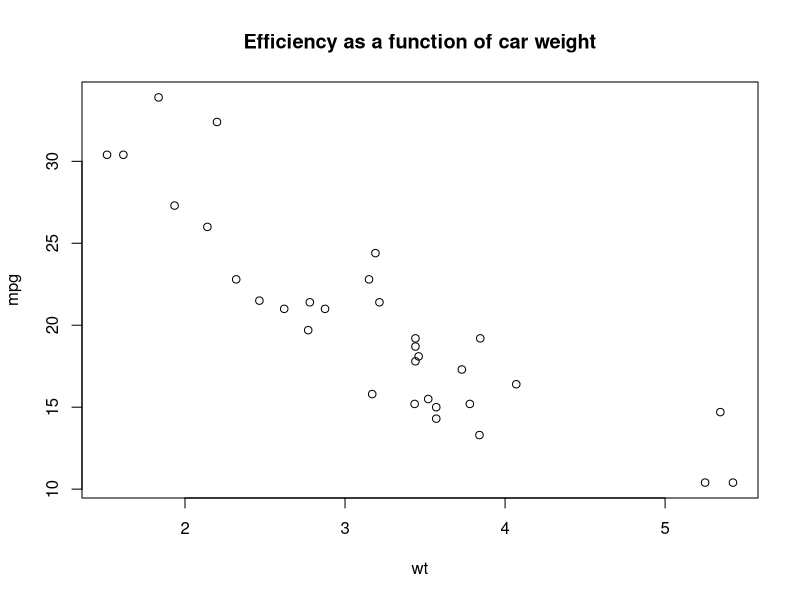
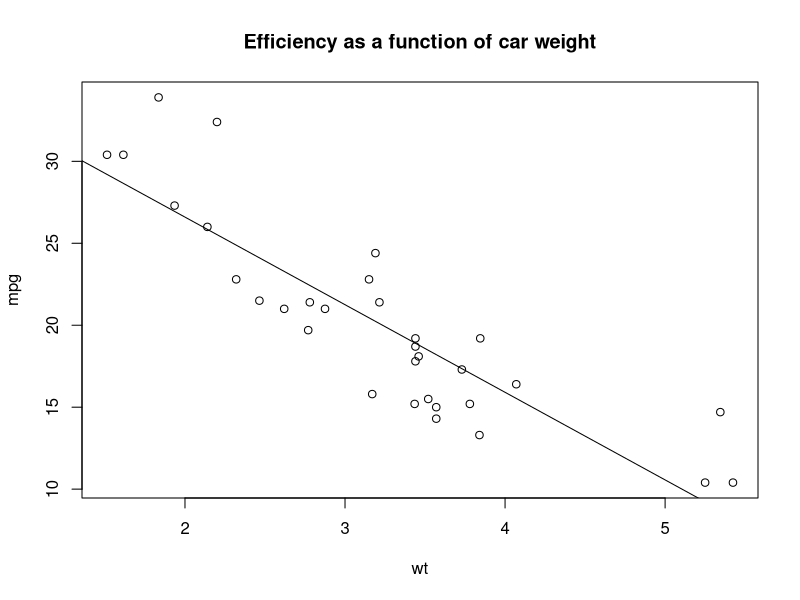
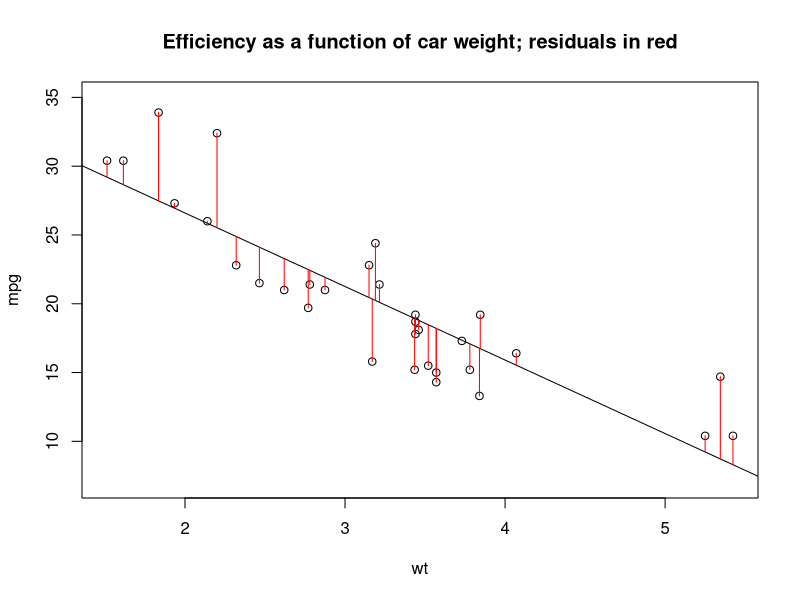
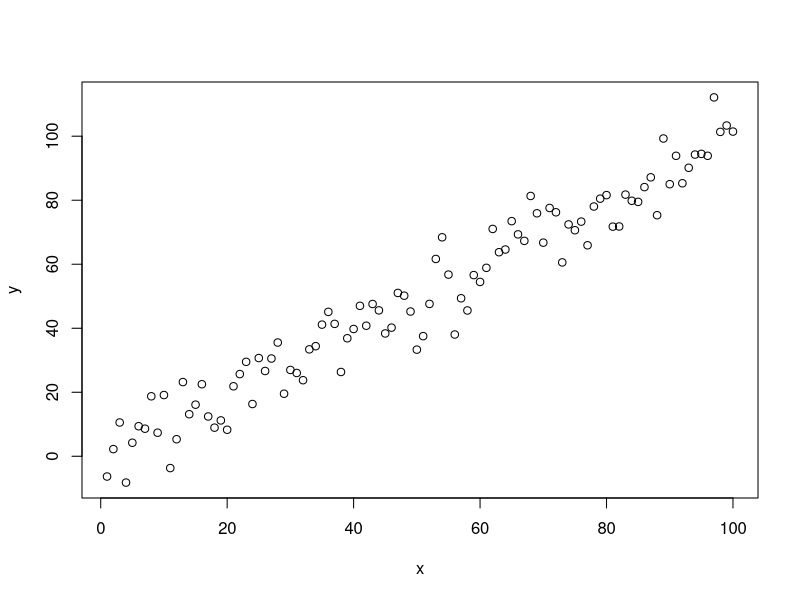
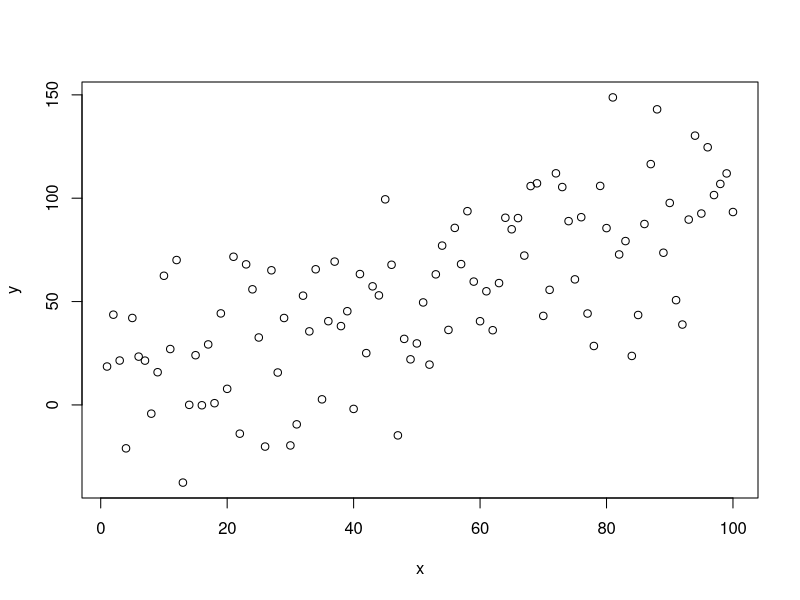
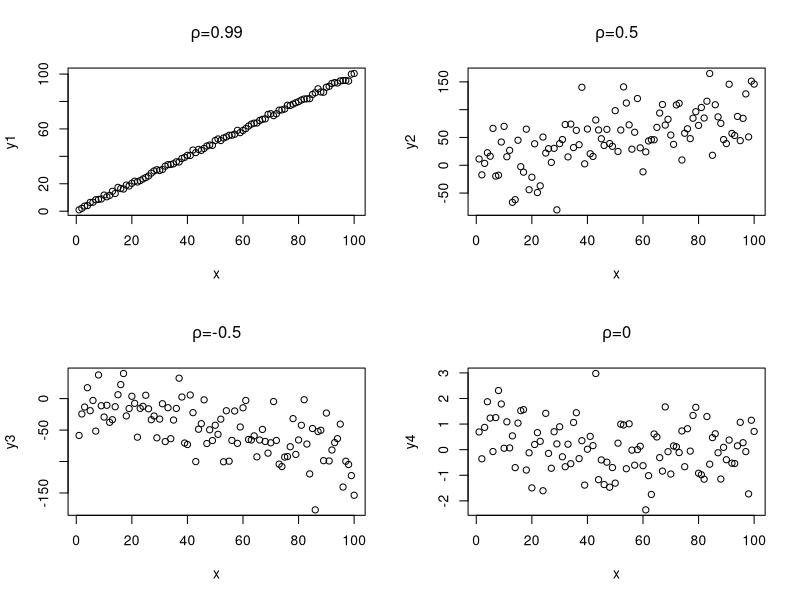
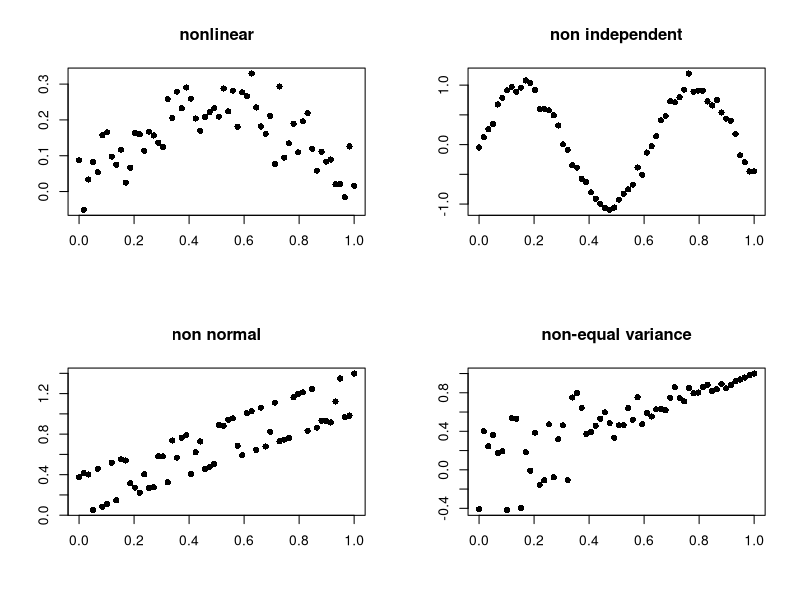

Write the R code that produced these figures, in order. (Note: this script raises an error after producing the figures.)
## ---- chunk 1
head(mtcars)
## ---- chunk 2
plot(mpg~wt,data=mtcars,main="Efficiency as a function of car weight")
## ---- chunk 3
lm(mpg~wt,data=mtcars)
## ---- chunk 4
plot(mpg~wt,data=mtcars,main="Efficiency as a function of car weight")
abline(lm(mpg~wt,data=mtcars))
## ---- chunk 5
plot(mpg~wt,data=mtcars,main="Efficiency as a function of car weight; residuals in red",ylim=c(7,35))
fit <- lm(mpg~wt,data=mtcars)
abline(fit)
for(i in seq_len(nrow(mtcars))){
    segments(x0=mtcars$wt[i],y0=fitted.values(fit)[i],y1=mtcars$mpg[i],col="red")
}
## ---- chunk 6
x <- 1:100
plot(x,x+rnorm(100)*7,ylab="y")
plot(x,x+rnorm(100)*30,ylab="y")
## ---- chunk 7
x <- 1:100
y1 <- +x+rnorm(100)
y2 <- +x+rnorm(100)*37
y3 <- -x+rnorm(100)*37
y4 <- rnorm(100)
par(mfrow=c(2,2))
plot(x,y1,main=expression(paste(rho,"=0.99")))
plot(x,y2,main=expression(paste(rho, "=0.5")))
plot(x,y3,main=expression(paste(rho,"=-0.5")))
plot(x,y4,main=expression(paste(rho,   "=0")))
## ---- chunk 8
summary(lm(mpg~wt,data=mtcars))
## ---- chunk 9
n <- 60
x <- seq(from=0,to=1,len=n)
par(mfrow=c(2,2))
plot(x,x-x^2+rnorm(n)*0.06,pch=16,xlab="",ylab="",main="nonlinear")
plot(x, sin(x*10)+rnorm(n)*0.1,pch=16,xlab="",ylab="",main="non independent")
plot(x,x+(rbeta(n,0.1,0.1))*0.4,pch=16,xlab="",ylab="",main="non normal")
plot(x, x+rnorm(n,sd=(1-x)*3)*0.1,pch=16,xlab="",ylab="",main="non-equal variance")
## ---- chunk 10
knitr::include_graphics("plot3d.png")
## ---- chunk 11
summary(lm(mpg~wt+disp,data=mtcars))
